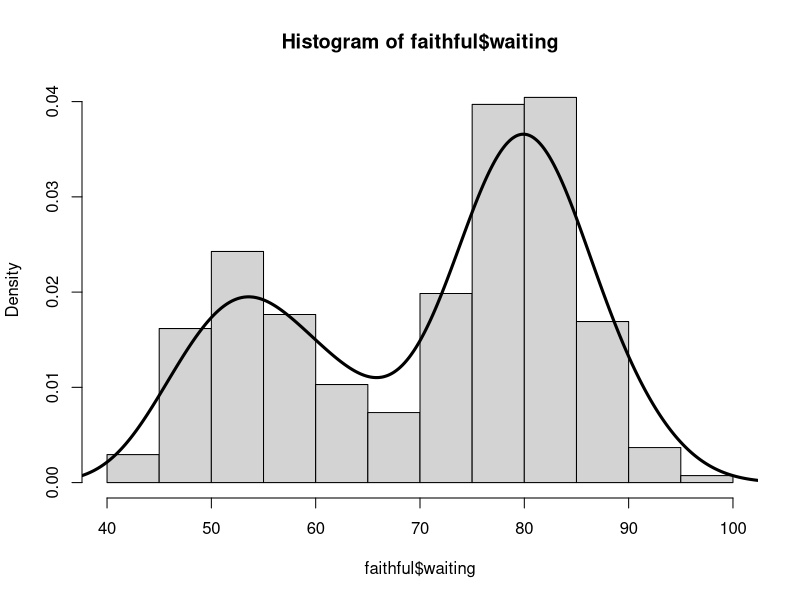
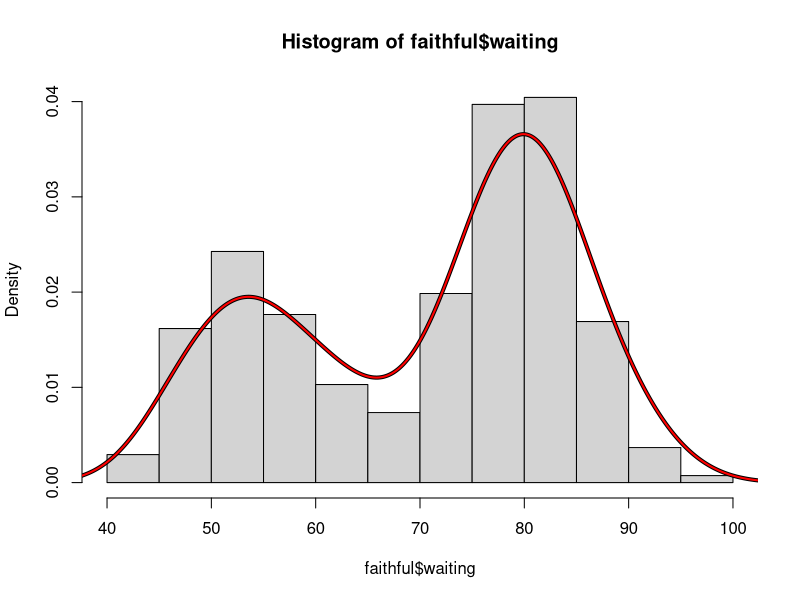

The R script that drew these images, in order:
## ---- chunk 1
data("faithful")
kde = density(faithful$waiting)


hist(faithful$waiting, prob=TRUE)
lines(kde$x, kde$y, lwd=3)
## ---- chunk 2
sigg = 3.987559

myKDE = function(theta)
{
  y = faithful$waiting
  n = length(y)
  
  rho = mean(dnorm(theta, mean = y, sd = sigg))
  return(rho)
}
## ---- chunk 3
myKDE_x = kde$x
myKDE_y = numeric(0)

for(i in 1:length(myKDE_x))
{
  myKDE_y[i] = myKDE(myKDE_x[i])
}
hist(faithful$waiting, prob=TRUE)
lines(kde$x, kde$y, lwd=4)

# This red line should overlap the black line if code is right
lines(myKDE_x, myKDE_y, lwd=2, col="red") 


## ---- chunk 4
createKDERho <- function(y) {
  ## local variable
  sigg = 3.987559
  n = length(y)
  ## Return this function
  function(theta) {
    KDEval <- mean(dnorm(theta, mean = y, sd = sigg))
    -KDEval   
  }
}

KDErho = createKDERho(faithful$waiting)
KDErho(50)

### Similarly for the gradient function
createKDEGradient <- function(y) {
  ## local variables
  sigg = 3.987559
  n = length(y)
  function(theta) {
    1/n * sum(theta/(sigg^3 * sqrt(2*pi))*(exp(1)^(-(theta-y)^2/(2*sigg^2))))
  }
}

KDEgrad = createKDEGradient(faithful$waiting)
## ---- chunk 5
gradientDescent <- function(theta = 0,
      rhoFn, gradientFn, lineSearchFn, testConvergenceFn,
      maxIterations = 100,
      tolerance = 1E-6, relative = FALSE,
      lambdaStepsize = 0.01, lambdaMax = 0.5 ) {

  converged <- FALSE
  i <- 0

  while (!converged & i <= maxIterations) {
    g <- gradientFn(theta) ## gradient
    glength <-  sqrt(sum(g^2)) ## gradient direction
    if (glength > 0) d <- g /glength

    lambda <- lineSearchFn(theta, rhoFn, d,
                lambdaStepsize = lambdaStepsize, lambdaMax = lambdaMax)

    thetaNew <- theta - lambda * d
    converged <- testConvergenceFn(thetaNew, theta,
                                   tolerance = tolerance,
                                   relative = relative)
    theta <- thetaNew
    i <- i + 1
  }

  ## Return last value and whether converged or not
  list(theta = theta, converged = converged, iteration = i, fnValue = rhoFn(theta))
}
## ---- chunk 6
### line searching could be done as a simple grid search
gridLineSearch <- function(theta, rhoFn, d,lambdaStepsize = 0.01, lambdaMax = 1) {
  ## grid of lambda values to search
  lambdas <- seq(from = 0, by = lambdaStepsize,  to = lambdaMax)
  ## line search
  rhoVals <- sapply(lambdas, function(lambda) {rhoFn(theta - lambda * d)})
  ## Return the lambda that gave the minimum
  lambdas[which.min(rhoVals)]
}
## ---- chunk 7
### Where testCovergence might be (relative or absolute)
testConvergence <- function(thetaNew, thetaOld, tolerance = 1E-10, relative=FALSE) {
   sum(abs(thetaNew - thetaOld)) < if (relative) tolerance * sum(abs(thetaOld)) else tolerance
}
## ---- chunk 8
gradientDescent(theta = 40,
      KDErho, KDEgrad, gridLineSearch, testConvergence,
      maxIterations = 100,
      tolerance = 1E-6, relative = FALSE,
      lambdaStepsize = 0.01, lambdaMax = 0.5 )
gradientDescent(theta = 60,
      KDErho, KDEgrad, gridLineSearch, testConvergence,
      maxIterations = 100,
      tolerance = 1E-6, relative = FALSE,
      lambdaStepsize = 0.01, lambdaMax = 0.5 )
gradientDescent(theta = 80,
      KDErho, KDEgrad, gridLineSearch, testConvergence,
      maxIterations = 100,
      tolerance = 1E-6, relative = FALSE,
      lambdaStepsize = 0.01, lambdaMax = 0.5 )
gradientDescent(theta = 100,
      KDErho, KDEgrad, gridLineSearch, testConvergence,
      maxIterations = 100,
      tolerance = 1E-6, relative = FALSE,
      lambdaStepsize = 0.01, lambdaMax = 0.5 )
